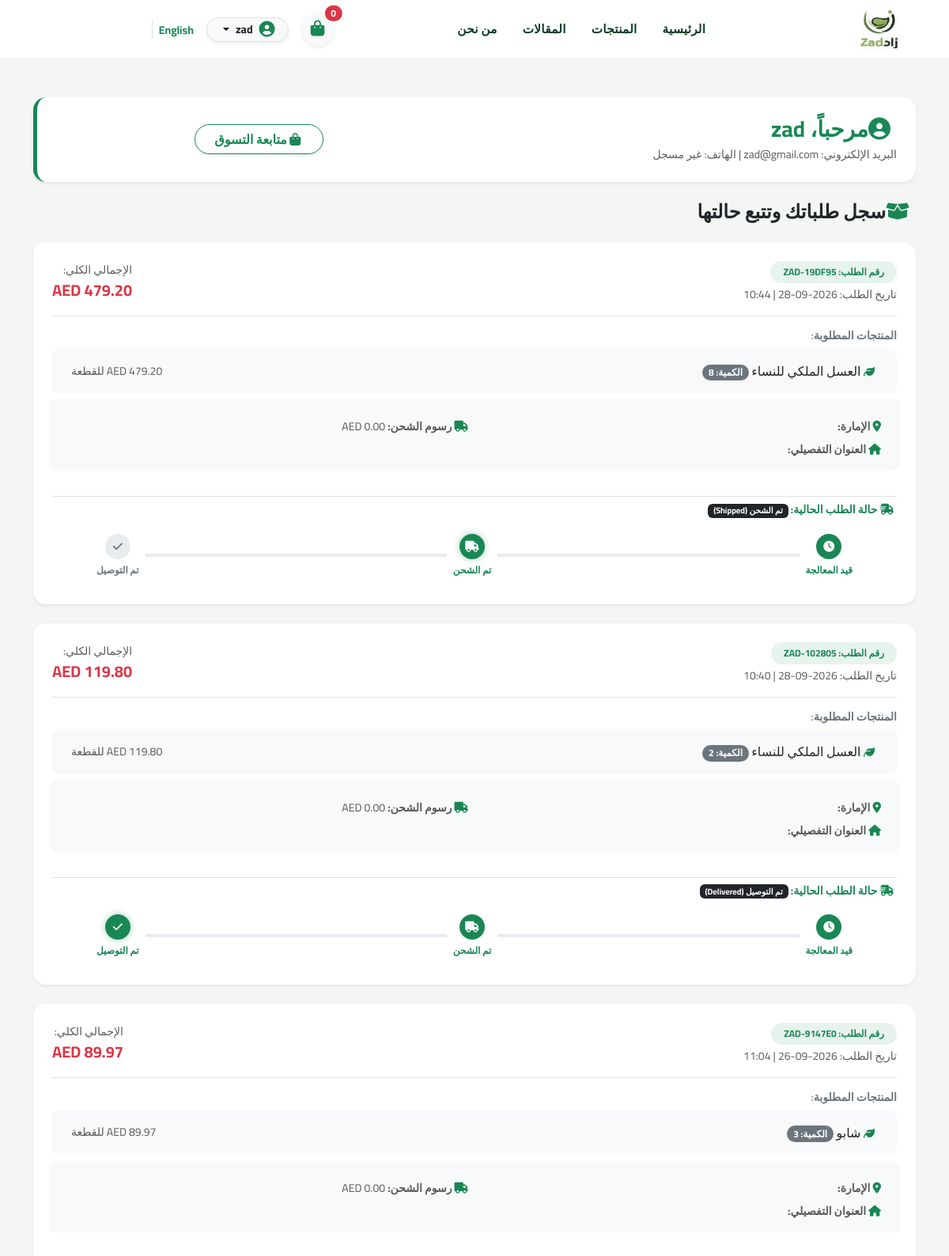
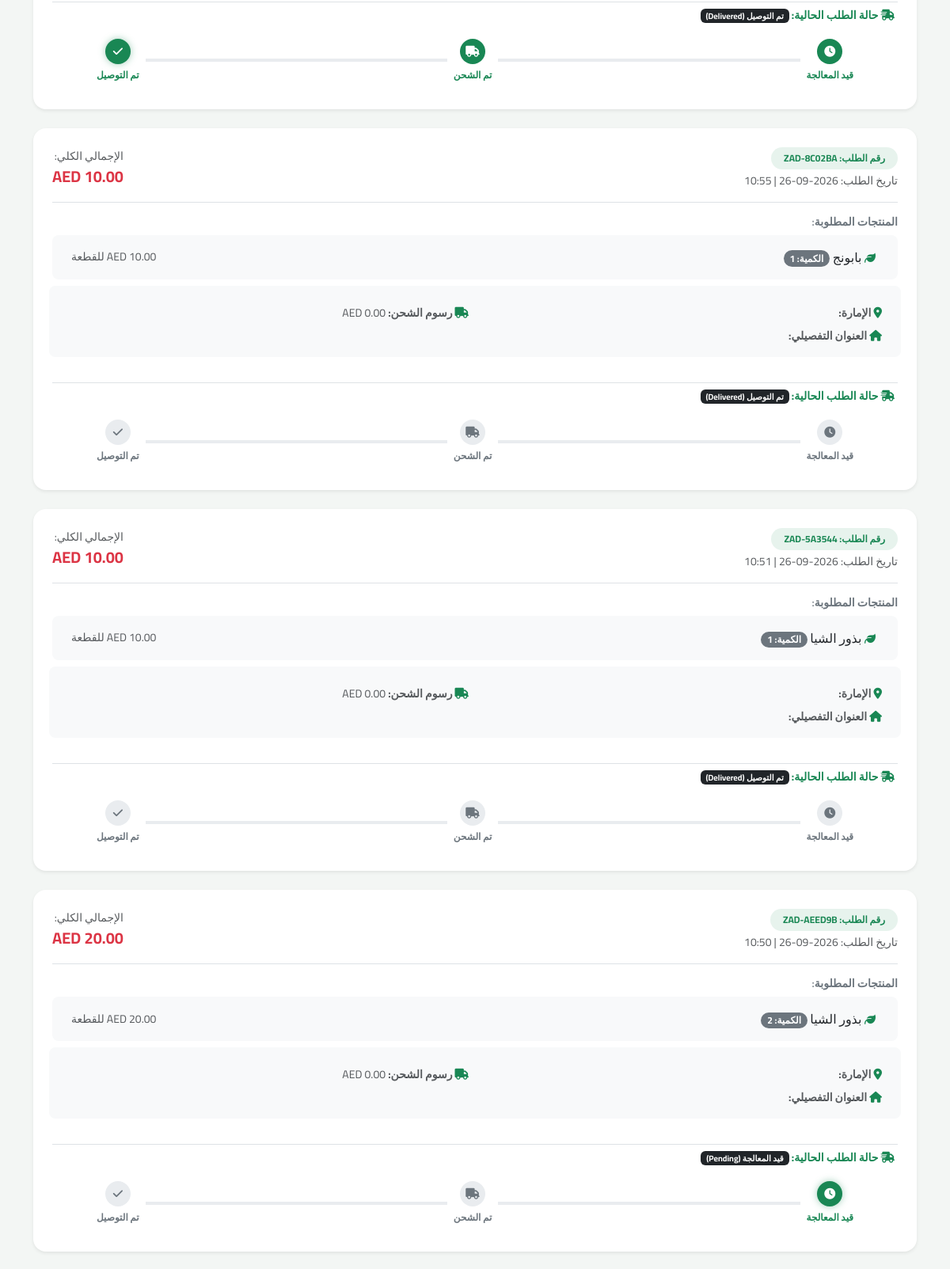
The app's page /my-orders/ (signed in, upper part) with its own data (2 pictures, top to bottom).
### store/models.py (models this page shows, shortened)
class UserProfile(models.Model):
    user = models.OneToOneField(User, on_delete=models.CASCADE, related_name='profile')
    phone = models.CharField(max_length=15, blank=True, null=True)

class Order(models.Model):
    EMIRATES_CHOICES = [
        ('Dubai', 'دبي / Dubai'),
        ('Abu Dhabi - City', 'أبوظبي (المدينة) / Abu Dhabi City'),
        ('Abu Dhabi - Al Dhafra', 'أبوظبي (المنطقة الغربية - الظفرة) / Al Dhafra Region'),
        ('Sharjah', 'الشارقة / Sharjah'),
        ('Ajman', 'عجمان / Ajman'),
        ('Umm Al Quwain', 'أم القيوين / Umm Al Quwain'),
        ('Ras Al Khaimah', 'رأس الخيمة / Ras Al Khaimah'),
        ('Fujairah', 'الفجيرة / Fujairah'),
    ]
    STATUS_CHOICES = [
        ('Pending', 'قيد المعالجة / Pending'),
        ('Shipped', 'تم الشحن / Shipped'),
        ('Delivered', 'تم التوصيل / Delivered'),
        ('Delivered', 'تم الارجاع / Not Delivered'),
    ]
    invoice_printed = models.BooleanField(default=False)
    tracking_number = models.CharField(max_length=20, unique=True, blank=True)
    full_name = models.CharField(max_length=150)
    email = models.EmailField()
    phone = models.CharField(max_length=15) # رقم إماراتي
    emirate = models.CharField(max_length=50, choices=EMIRATES_CHOICES)
    address = models.TextField()
    total_products_price = models.DecimalField(max_digits=10, decimal_places=2)
    shipping_fee = models.DecimalField(max_digits=10, decimal_places=2)
    grand_total = models.DecimalField(max_digits=10, decimal_places=2)
    payment_method = models.CharField(max_length=20, default='Cash on Delivery (COD)')
    status = models.CharField(max_length=20, choices=STATUS_CHOICES, default='Pending')
    created_at = models.DateTimeField(auto_now_add=True)

class OrderItem(models.Model):
    order = models.ForeignKey(Order, related_name='items', on_delete=models.CASCADE)
    product = models.ForeignKey(Product, on_delete=models.SET_NULL, null=True)
    quantity = models.PositiveIntegerField(default=1)
    price = models.DecimalField(max_digits=10, decimal_places=2) # السعر وقت الشراء

class Product(models.Model):
    category = models.ForeignKey(Category, on_delete=models.CASCADE, related_name='products')
    name_ar = models.CharField(max_length=200)
    name_en = models.CharField(max_length=200)
    description_ar = models.TextField(blank=True)
    description_en = models.TextField(blank=True)
    price = models.DecimalField(max_digits=10, decimal_places=2) # السعر الاصلي بالدرهم
    discount_price = models.DecimalField(max_digits=10, decimal_places=2, null=True, blank=True) # سعر الخصم إن وجد
    image = models.ImageField(upload_to='products/')
    is_featured = models.BooleanField(default=False) # للعرض في السلايدر المضيء
    stock = models.DecimalField(max_digits=10, decimal_places=3, default=0.000)
    is_sold_by_weight = models.BooleanField(default=False)
    minimum_weight = models.DecimalField(max_digits=6, decimal_places=3, default=0.050)
    created_at = models.DateTimeField(auto_now_add=True)

### store/views.py (the view)
# urls.py: path('my-orders/', views.my_orders_view, name='my_orders'),
@login_required(login_url='/login/')
def my_orders_view(request):
    orders = Order.objects.filter(email=request.user.email).prefetch_related('items__product').order_by('-created_at')
    return render(request, 'my_orders.html', {'orders': orders})

### store/context_processors.py (called while the page is built)
def language_processor(request):
    lang = request.session.get('lang', 'ar')
    return {
        'lang': lang,
        'CURRENT_LANG': lang,
    }

### store/templates/my_orders.html (shortened to what this page needs)
{% extends 'base.html' %}
{% load static %}
{% block content %}
<div class="container my-5">
    <div class="card shadow-sm border-0 rounded-4 p-4 bg-white mb-4 border-start border-success border-5">
        <div class="row align-items-center">
            <div class="col-md-8">
                <h3 class="fw-bold text-success mb-1">
                    <i class="fas fa-user-circle me-2"></i>مرحباً، {{ request.user.first_name|default:request.user.username }}
                </h3>
                <p class="text-muted mb-0 small">البريد الإلكتروني: {{ request.user.email }} | الهاتف: {{ request.user.profile.phone|default:"غير مسجل" }}</p>
            </div>
            <div class="col-md-4 text-md-end mt-3 mt-md-0">
                <a href="{% url 'home_view' %}" class="btn btn-outline-success rounded-pill px-4 shadow-sm fw-bold">
                    <i class="fas fa-shopping-bag me-1"></i> متابعة التسوق
                </a>
            </div>
        </div>
    </div>
    <h4 class="fw-bold text-dark mb-4"><i class="fas fa-box-open me-2 text-success"></i>سجل طلباتك وتتبع حالتها</h4>
    {% if orders %}
        <div class="row g-4">
            {% for order in orders %}
            <div class="col-12">
                <div class="card shadow-sm border-0 rounded-4 p-4 bg-white">
                    <div class="d-flex flex-wrap justify-content-between align-items-center border-bottom pb-3 mb-3 gap-2">
                        <div>
                            <span class="badge bg-success bg-opacity-10 text-success px-3 py-2 rounded-pill fw-bold mb-1">
                                رقم الطلب: {{ order.tracking_number }}
                            </span>
                            <p class="text-muted small mb-0">تاريخ الطلب: {{ order.created_at|date:"Y-m-d | H:i" }}</p>
                        </div>
                        <div class="text-md-end">
                            <span class="text-muted small d-block">الإجمالي الكلي:</span>
                            <span class="text-danger fw-bold fs-5">{{ order.grand_total }} AED</span>
                        </div>
                    </div>
                    <div class="mb-3">
                        <h6 class="fw-semibold text-secondary small mb-2">المنتجات المطلوبة:</h6>
                        <ul class="list-group list-group-flush bg-light rounded-3 p-2">
                            {% for item in order.items.all %}
                            <li class="list-group-item bg-transparent d-flex justify-content-between align-items-center py-2 px-3 border-0">
                                <span class="fw-medium text-dark">
    <i class="fas fa-leaf text-success me-1 small"></i>
    {% if lang == 'ar' %}
        {{ item.product.name_ar|default:"منتج" }}
    {% else %}
        {{ item.product.name_en|default:item.product.name_ar }}
    {% endif %}
    <span class="badge bg-secondary rounded-pill ms-2">الكمية: {{ item.quantity }}</span>
</span>
                                <span class="text-muted small">{{ item.price }} AED للقطعة</span>
                            </li>
                            {% endfor %}
                        </ul>
                    </div>
                    <div class="row g-2 bg-light p-3 rounded-3 small mb-4 text-muted">
                        <div class="col-md-6">
                            <i class="fas fa-map-marker-alt text-success me-1"></i> <strong>الإمارة:</strong> {{ order.emirate }}
                        </div>
                        <div class="col-md-6">
                            <i class="fas fa-truck text-success me-1"></i> <strong>رسوم الشحن:</strong> {{ order.shipping_fee }} AED
                        </div>
                        <div class="col-12">
                            <i class="fas fa-home text-success me-1"></i> <strong>العنوان التفصيلي:</strong> {{ order.address }}
                        </div>
                    </div>
                    <div class="mt-2 pt-2 border-top">
                        <h6 class="fw-bold text-success mb-3 small"><i class="fas fa-shipping-fast me-1"></i> حالة الطلب الحالية:
                            <span class="badge bg-dark">
                                {% if order.status == 'Pending' %}قيد المعالجة (Pending){% elif order.status == 'Shipped' %}تم الشحن (Shipped){% else %}تم التوصيل (Delivered){% endif %}
                            </span>
                        </h6>
                        <div class="tracking-steps px-md-5">
                            <div class="step-item {% if order.status == 'Pending' %}active{% elif order.status == 'Shipped' or order.status == 'Delivered' %}completed{% endif %}">
                                <div class="step-circle"><i class="fas fa-clock"></i></div>
                                <div class="step-text">قيد المعالجة</div>
                            </div>
                            <div class="step-item {% if order.status == 'Shipped' %}active{% elif order.status == 'Delivered' %}completed{% endif %}">
                                <div class="step-circle"><i class="fas fa-truck"></i></div>
                                <div class="step-text">تم الشحن</div>
                            </div>
                            <div class="step-item {% if order.status == 'Delivered' %}active completed{% endif %}">
                                <div class="step-circle"><i class="fas fa-check"></i></div>
                                <div class="step-text">تم التوصيل</div>
                            </div>
                        </div>
                    </div>
                </div>
            </div>
            {% endfor %}
        </div>
    {% endif %}
</div>
{% endblock %}

### store/templates/base.html (shortened to what this page needs)
{% load i18n %}
{% load static %}
<!DOCTYPE html>
<html lang="{{ request.session.lang|default:'ar' }}" dir="{% if request.session.lang == 'en' %}ltr{% else %}rtl{% endif %}">
<head>
    <link rel="stylesheet" href="https://cdn.jsdelivr.net/npm/bootstrap@5.3.0/dist/css/bootstrap.min.css">
    <link rel="stylesheet" href="https://cdnjs.cloudflare.com/ajax/libs/font-awesome/6.4.0/css/all.min.css">
    <link rel="stylesheet" href="{% static 'css/style.css' %}">
</head>
<body>
    <nav class="navbar navbar-expand-lg custom-transparent-navbar sticky-top py-2">
        <div class="container-fluid px-md-5">
            <a class="navbar-brand d-flex align-items-center gap-2" href="{% url 'home_view' %}">
                <img src="{% static 'images/logo.png' %}" alt="Zad Logo">
            </a>
            <div class="collapse navbar-collapse" id="navbarNav">
                <ul class="navbar-nav mx-auto mb-2 mb-lg-0 align-items-center gap-2">
                    <li class="nav-item">
                        <a class="nav-link nav-link-blue" href="{% url 'home_view' %}">{% if lang == 'en' %}Home{% else %}الرئيسية{% endif %}</a>
                    </li>
                    <li class="nav-item">
                        <a class="nav-link nav-link-blue" href="{% url 'shop_products' %}?lang={{ lang }}">
                            {% if request.session.lang == 'en' %}Products{% else %}المنتجات{% endif %}
                        </a>
                    </li>
                    <li class="nav-item">
                        <a class="nav-link nav-link-blue" href="#">{% if request.session.lang == 'en' %}Blogs{% else %}المقالات{% endif %}</a>
                    </li>
                    <li class="nav-item">
                        <a class="nav-link nav-link-blue" href="#">{% if request.session.lang == 'en' %}About{% else %}من نحن{% endif %}</a>
                    </li>
                </ul>
                <div class="d-flex align-items-center gap-3 ms-lg-auto">
                    <a href="{% url 'cart_view' %}" class="btn btn-light position-relative rounded-circle shadow-sm p-2 text-success" style="width: 42px; height: 42px;">
                        <i class="fas fa-shopping-bag fs-5"></i>
                        <span class="position-absolute top-0 start-100 translate-middle badge rounded-pill bg-danger cart-count-badge">
                            {% if request.session.cart %}{{ request.session.cart.values|length }}{% else %}0{% endif %}
                        </span>
                    </a>
                    {% if user.is_authenticated %}
                        <div class="dropdown">
                            <button class="btn btn-light dropdown-toggle d-flex align-items-center gap-2 py-1 px-3 rounded-pill shadow-sm border" type="button" id="userDropdown" data-bs-toggle="dropdown">
                                <i class="fas fa-user-circle text-success fs-5"></i>
                                <span class="small fw-bold text-dark">{{ user.first_name|default:user.username }}</span>
                            </button>
                        </div>
                    {% endif %}
                    <div class="border-start ps-2">
                        {% if lang == 'en' %}
                            <a href="?lang=ar" class="text-success text-decoration-none small fw-bold">العربية</a>
                        {% else %}
                            <a href="?lang=en" class="text-success text-decoration-none small fw-bold">English</a>
                        {% endif %}
                    </div>
                </div>
            </div>
        </div>
    </nav>
    <main>
        {% block content %}{% endblock %}
    </main>
</body>
</html>

### static/css/style.css (style rules this page uses)
:root { --brand-emerald: #0b3c26; --brand-gold: #d4af37; --brand-light-green: #2e7d32; --brand-accent: #ff4757; --bg-surface: #f3f6f4; --card-shadow: 0 15px 35px rgba(11, 60, 38, 0.08); }
body { font-family: 'Cairo', sans-serif !important; background-color: var(--bg-surface); color: #1a2521; overflow-x: hidden; }
.custom-transparent-navbar { background: rgba(255, 255, 255, 0.92) !important; backdrop-filter: blur(16px); -webkit-backdrop-filter: blur(16px); border-bottom: 1px solid rgba(11, 60, 38, 0.08); transition: all 0.3s ease; }
.navbar-brand img { height: 48px; filter: drop-shadow(0 2px 4px rgba(0,0,0,0.05)); }
.nav-link-blue { color: var(--brand-emerald) !important; font-weight: 700; font-size: 0.95rem; letter-spacing: 0.3px; position: relative; padding: 8px 12px !important; }
.nav-link-blue::after { content: ''; position: absolute; bottom: 0; left: 50%; width: 0; height: 2px; background: var(--brand-gold); transition: all 0.3s ease; transform: translateX(-50%); }

### store/templates/my_orders.html (style rules this page uses)
.tracking-steps { display: flex; justify-content: space-between; position: relative; margin: 20px 0 10px; }
.tracking-steps::before { content: ''; position: absolute; top: 50%; left: 10%; right: 10%; height: 4px; background: #e9ecef; transform: translateY(-50%); z-index: 1; }
.step-item { position: relative; z-index: 2; text-align: center; background: #fff; padding: 0 8px; }
.step-circle { width: 32px; height: 32px; border-radius: 50%; background: #e9ecef; color: #6c757d; display: flex; align-items: center; justify-content: center; font-size: 14px; font-weight: bold; margin: 0 auto 5px; transition: all 0.3s ease; }
.step-item.active .step-circle { background: #198754; color: #fff; box-shadow: 0 0 10px rgba(25, 135, 84, 0.4); }
.step-item.completed .step-circle { background: #198754; color: #fff; }
.step-text { font-size: 12px; color: #6c757d; font-weight: 600; }
.step-item.active .step-text, .step-item.completed .step-text { color: #198754; }

### records on screen
Order: tracking_number "ZAD-19DF95", created_at|H "2026-09-28 | 10:44", status "تم الشحن (Shipped)"
OrderItem: product.name_ar "العسل الملكي للنساء", quantity "8", price "479.20"
Order: tracking_number "ZAD-102805", created_at|H "2026-09-28 | 10:40", status "تم التوصيل (Delivered)"
OrderItem: product.name_ar "العسل الملكي للنساء", quantity "2", price "119.80"
Order: tracking_number "ZAD-9147E0", created_at|H "2026-09-26 | 11:04", status "تم التوصيل (Delivered)"
OrderItem: product.name_ar "شابو", quantity "3", price "89.97"
Order: tracking_number "ZAD-8C02BA", created_at|H "2026-09-26 | 10:55", status "تم التوصيل (Delivered)"
OrderItem: product.name_ar "بابونج", quantity "1", price "10.00"
Order: tracking_number "ZAD-5A3544", created_at|H "2026-09-26 | 10:51", status "تم التوصيل (Delivered)"
OrderItem: product.name_ar "بذور الشيا", quantity "1", price "10.00"
Order: tracking_number "ZAD-AEED9B", created_at|H "2026-09-26 | 10:50", status "قيد المعالجة (Pending)"
OrderItem: product.name_ar "بذور الشيا", quantity "2", price "20.00"

### other values on screen
{{ user.first_name|default:user.username }} "zad"
{{ request.user.first_name|default:request.user.username }} "zad"
{{ request.user.email }} "zad@gmail.com"
{{ request.user.profile.phone|default:"غير مسجل" }} "غير مسجل"
